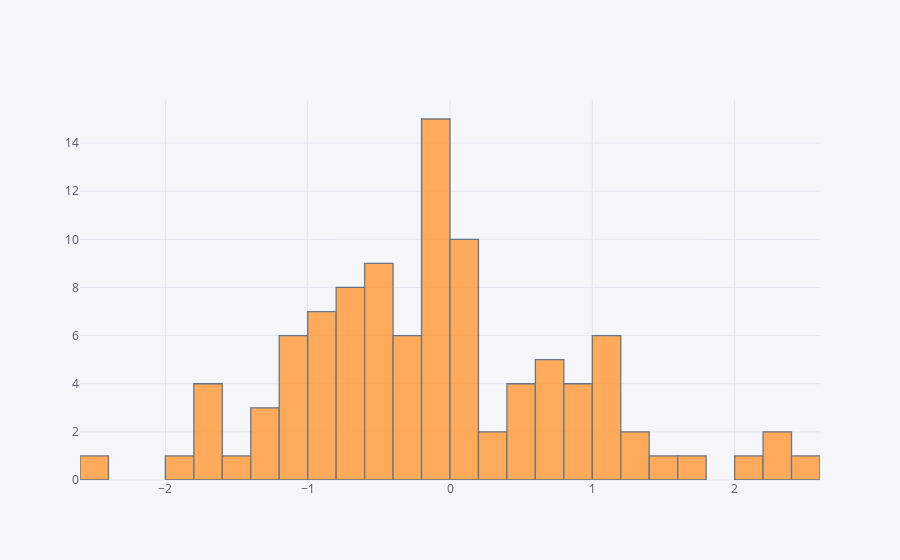

The code cell stored with this chart in its notebook:
### Markdown cell above
## histogram

### Code cell
df['A'].iplot(kind='hist',bins=25)

### Figure 1 — Plotly figure (JSON) as saved in the notebook; plotly's stock layout.template omitted (floating-point values rounded to 4 significant figures)
{"data": [{"histfunc": "count", "histnorm": "", "marker": {"color": "rgba(255, 153, 51, 1.0)", "line": {"color": "#4D5663", "width": 1.3}}, "name": "A", "nbinsx": 25, "opacity": 0.8, "orientation": "v", "type": "histogram", "x": [0.9669, -1.024, -0.7284, 0.08824, -0.1019, -0.9684, -0.324, 0.4749, 0.01121, 0.1501, 0.1199, -0.372, 1.653, -0.7799, -0.1908, 1.058, -0.2933, -0.4493, -0.9797, -0.8232, 0.2409, -0.3926, 2.461, -1.352, -1.789, 0.5837, 1.135, -2.468, -0.6747, -1.087, 1.285, -0.2727, -1.665, 2.108, 2.226, 1.166, 0.3324, 0.6733, -0.8426, -1.106, -0.04378, -1.495, -0.7991, -0.8923, -0.7056, -0.51, 0.8834, 1.464, 1.107, -0.04799, -1.099, -0.131, -1.717, -0.4437, 0.1418, 1.24, -0.5825, -0.1248, -0.562, -0.08922, 0.8187, 0.9908, -0.4024, -1.054, 0.697, 0.1997, -0.3224, -1.028, 0.6887, -0.18, 0.1757, -0.1712, -0.6157, -0.8747, -0.7518, -0.08908, 0.6401, -0.871, -0.06744, -0.5535, -0.1613, 0.1823, -0.5726, -0.5992, -0.1923, 2.258, -0.193, 0.1458, -1.735, -1.212, -1.278, 0.4255, 0.551, 1.008, 0.7097, -0.6062, -1.957, -0.0417, 1.061, 0.07917]}], "layout": {"barmode": "overlay", "legend": {"bgcolor": "#F5F6F9", "font": {"color": "#4D5663"}}, "paper_bgcolor": "#F5F6F9", "plot_bgcolor": "#F5F6F9", "titlefont": {"color": "#4D5663"}, "xaxis1": {"gridcolor": "#E1E5ED", "showgrid": true, "tickfont": {"color": "#4D5663"}, "title": "", "titlefont": {"color": "#4D5663"}, "zerolinecolor": "#E1E5ED"}, "yaxis1": {"gridcolor": "#E1E5ED", "showgrid": true, "tickfont": {"color": "#4D5663"}, "title": "", "titlefont": {"color": "#4D5663"}, "zerolinecolor": "#E1E5ED"}}}
